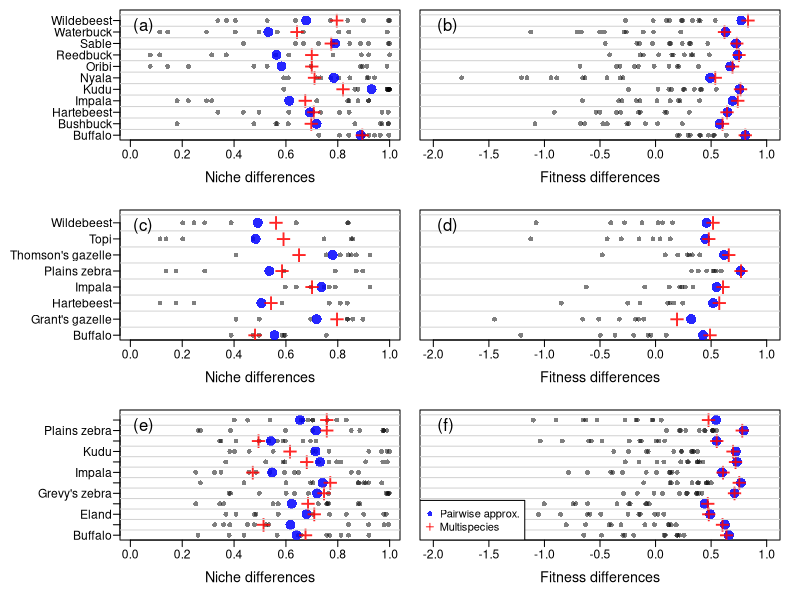
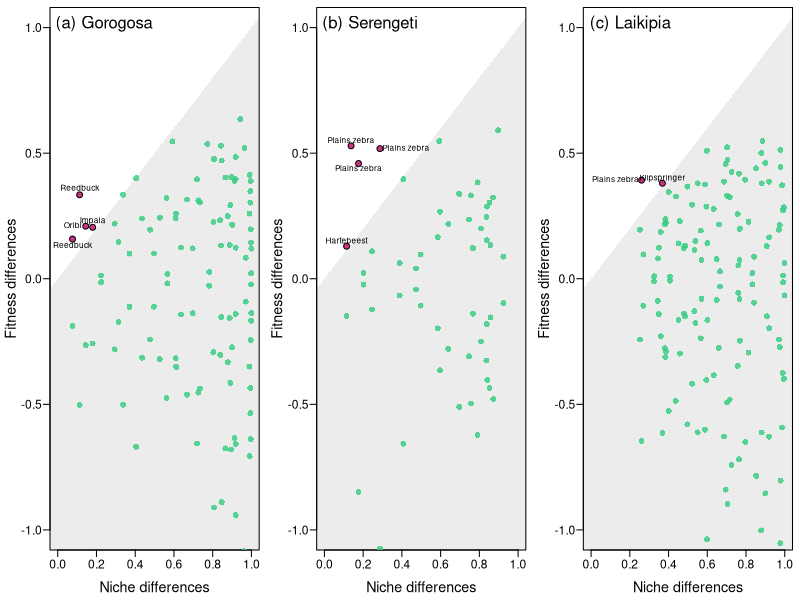

Source code (R) for these figures, in order:
# Load the data
gor.pw <- read.table("Pairwise/Gorongosa.txt", sep="\t", header=T, stringsAsFactors=T)

comm<- read.csv("Processed_data/MCT_combined_data.csv")

png(filename="Figures/Figure 4.png",width=16,height=24,units="cm",res=300)
#pdf(file = "Manuscript/Submission Files/Resubmission/Figure4.pdf", height = 9.44882, width = 6.29921) 

par(mfrow=c(3,2))

# Use a subset of data from Gorongosa
G.sub <- comm[comm$PA=="Gorongosa",]

# Create a sub-matrix with niche differences
par(mai=c(0.6,1.2,0.1,0))


stripchart(gor.pw$N[gor.pw$N!=0] ~gor.pw$Invader[gor.pw$N!=0],              # Data
           method = "stack", # Random noise
           pch = 16,          # Pch symbols
           col = rgb(0,0,0,0.5),           # Color of the symbol
           vertical = FALSE,   # Vertical mode
           add = FALSE,
           cex=1,
           las=1, xlim=c(0,1),
           xlab="Niche differences",cex.axis=1.1, cex.lab= 1.3, mgp=c(2.4,0.6,0)) 

gor.mean <- xtabs(gor.pw$N~gor.pw$Invader) /(length(unique(gor.pw$Invader))-1)         

stripchart(gor.mean~ names(gor.mean),            # Data
           method = "stack", # Random noise
           pch = 16,          # Pch symbols
           col = rgb(0,0,1,0.85),           # Color of the symbol
           vertical = FALSE,   # Vertical mode
           add = TRUE,
           cex=2,
           las=1) 

stripchart(G.sub$N~G.sub$Species,              # Data
           method = "stack", # Random noise
           pch = "+",          # Pch symbols
           col = rgb(1,0,0,0.85),           # Color of the symbol
           vertical = FALSE,   # Vertical mode
           add = TRUE,
           cex=2.5,
           las=1) 
abline(h=seq(0.5,44.5,by=1), col="lightgrey")
mtext("(a)",cex=1., side = 3, adj = 0.05, line = -1.8,font=1)

###############################################################################
par(mai=c(0.6,0.2,0.1,0.2))

stripchart( gor.pw$F[gor.pw$F!=0]~gor.pw$Invader[gor.pw$F!=0],              # Data
           method = "stack", # Random noise
           pch = 16,          # Pch symbols
           col = rgb(0,0,0,0.5),           # Color of the symbol
           vertical = FALSE,   # Vertical mode
           add = FALSE,
           cex=1,
           las=1,
           xlab="Fitness differences",yaxt="n",
           xlim=c(-2,1),cex.axis=1.1, cex.lab= 1.3, mgp=c(2.4,0.6,0))  

RY <- gor.pw$RY ; RY[which(RY<0)]<-0

F.dif <- -gor.pw$RY/(gor.pw$F-1)	

gor.F <- 1 - xtabs(F.dif[gor.pw$F!=0]~gor.pw$Invader[gor.pw$F!=0] )        

stripchart(-gor.F/(1-gor.F) ~ names(gor.F ),            # Data
           method = "stack", # Random noise
           pch = 16,          # Pch symbols
           col = rgb(0,0,1,0.85),           # Color of the symbol
           vertical = FALSE,   # Vertical mode
           add = TRUE,
           cex=2,
           las=1) 

stripchart(G.sub$F~G.sub$Species,              # Data
           method = "stack", # Random noise
           pch = "+",          # Pch symbols
           col = rgb(1,0,0,0.85),           # Color of the symbol
           vertical = FALSE,   # Vertical mode
           add = TRUE,
           cex=2.5,
           las=1) 
abline(h=seq(0.5,44.5,by=1), col="lightgrey")
mtext("(b)",cex=1., side = 3, adj = 0.05, line = -1.8,font=1)

###############################################################################

#############################################################################################3
##############################################################################################
################################################################################################
# Load the data
ser.pw <- read.table("Pairwise/Serengeti.txt", sep="\t", header=T, stringsAsFactors=T)

# Use a subset of data from Gorongosa
S.sub <- comm[comm$PA=="Serengeti",]

# Create a sub-matrix with niche differences
par(mai=c(0.6,1.2,0.1,0))

stripchart(ser.pw$N[ser.pw$N!=0] ~ser.pw$Invader[ser.pw$N!=0],              # Data
           method = "stack", # Random noise
           pch = 16,          # Pch symbols
           col = rgb(0,0,0,0.5),           # Color of the symbol
           vertical = FALSE,   # Vertical mode
           add = FALSE,
           cex=1,
           las=1, xlim=c(0,1),
           xlab="Niche differences",cex.axis=1.1, cex.lab= 1.3, mgp=c(2.4,0.6,0)) 

ser.mean <- xtabs(ser.pw$N~ser.pw$Invader) /(length(unique(ser.pw$Invader))-1)         

stripchart(ser.mean~ names(ser.mean),            # Data
           method = "stack", # Random noise
           pch = 16,          # Pch symbols
           col = rgb(0,0,1,0.85),           # Color of the symbol
           vertical = FALSE,   # Vertical mode
           add = TRUE,
           cex=2,
           las=1) 

stripchart(S.sub$N~S.sub$Species,              # Data
           method = "stack", # Random noise
           pch = "+",          # Pch symbols
           col = rgb(1,0,0,0.85),           # Color of the symbol
           vertical = FALSE,   # Vertical mode
           add = TRUE,
           cex=2.5,
           las=1) 
abline(h=seq(0.5,44.5,by=1), col="lightgrey")

mtext("(c)",cex=1., side = 3, adj = 0.05, line = -1.8,font=1)

###############################################################################

par(mai=c(0.6,0.2,0.1,0.2))

stripchart( ser.pw$F[ser.pw$F!=0]~ser.pw$Invader[ser.pw$F!=0],              # Data
           method = "stack", # Random noise
           pch = 16,          # Pch symbols
           col = rgb(0,0,0,0.5),           # Color of the symbol
           vertical = FALSE,   # Vertical mode
           add = FALSE,
           cex=1,
           las=1,
           xlab="Fitness differences",yaxt="n",
           xlim=c(-2,1),cex.axis=1.1, cex.lab= 1.3, mgp=c(2.4,0.6,0))  

F.dif <- -ser.pw$RY/(ser.pw$F-1)	

ser.F <- 1 - xtabs(F.dif[ser.pw$F!=0]~ser.pw$Invader[ser.pw$F!=0] )        


stripchart(-ser.F/(1-ser.F) ~ names(ser.F ),            # Data
           method = "stack", # Random noise
           pch = 16,          # Pch symbols
           col = rgb(0,0,1,0.85),           # Color of the symbol
           vertical = FALSE,   # Vertical mode
           add = TRUE,
           cex=2,
           las=1) 

stripchart(S.sub$F~S.sub$Species,              # Data
           method = "stack", # Random noise
           pch = "+",          # Pch symbols
           col = rgb(1,0,0,0.85),           # Color of the symbol
           vertical = FALSE,   # Vertical mode
           add = TRUE,
           cex=2.5,
           las=1) 
abline(h=seq(0.5,44.5,by=1), col="lightgrey")

mtext("(d)",cex=1., side = 3, adj = 0.05, line = -1.8,font=1)

###############################################################################

#############################################################################################3
##############################################################################################
################################################################################################
# Load the data
lai.pw <- read.table("Pairwise/Laikipia.txt", sep="\t", header=T, stringsAsFactors=T)

# Use a subset of data from Gorongosa
L.sub <- comm[comm$PA=="Laikipia",]

# Create a sub-matrix with niche differences
par(mai=c(0.6,1.2,0.1,0))

stripchart(lai.pw$N[lai.pw$N!=0] ~lai.pw$Invader[lai.pw$N!=0],              # Data
           method = "stack", # Random noise
           pch = 16,          # Pch symbols
           col = rgb(0,0,0,0.5),           # Color of the symbol
           vertical = FALSE,   # Vertical mode
           add = FALSE,
           cex=1,
           las=1, xlim=c(0,1),
           xlab="Niche differences",cex.axis=1.1, cex.lab= 1.3, mgp=c(2.4,0.6,0)) 

lai.mean <- xtabs(lai.pw$N~lai.pw$Invader) /(length(unique(lai.pw$Invader))-1)         

stripchart(lai.mean~ names(lai.mean),            # Data
           method = "stack", # Random noise
           pch = 16,          # Pch symbols
           col = rgb(0,0,1,0.85),           # Color of the symbol
           vertical = FALSE,   # Vertical mode
           add = TRUE,
           cex=2,
           las=1) 

stripchart(L.sub$N~L.sub$Species,              # Data
           method = "stack", # Random noise
           pch = "+",          # Pch symbols
           col = rgb(1,0,0,0.85),           # Color of the symbol
           vertical = FALSE,   # Vertical mode
           add = TRUE,
           cex=2.5,
           las=1) 
abline(h=seq(0.5,44.5,by=1), col="lightgrey")

mtext("(e)",cex=1., side = 3, adj = 0.05, line = -1.8,font=1)

###############################################################################

par(mai=c(0.6,0.2,0.1,0.2))

stripchart( lai.pw$F[lai.pw$F!=0]~lai.pw$Invader[lai.pw$F!=0],              # Data
           method = "stack", # Random noise
           pch = 16,          # Pch symbols
           col = rgb(0,0,0,0.5),           # Color of the symbol
           vertical = FALSE,   # Vertical mode
           add = FALSE,
           cex=1,
           las=1,
           xlab="Fitness differences",yaxt="n",
           xlim=c(-2,1),cex.axis=1.1, cex.lab= 1.3, mgp=c(2.4,0.6,0))  

F.dif <- -lai.pw$RY/(lai.pw$F-1)	

lai.F <- 1 - xtabs(F.dif[lai.pw$F!=0]~lai.pw$Invader[lai.pw$F!=0] )        

stripchart(-lai.F/(1-lai.F) ~ names(lai.F ),            # Data
           method = "stack", # Random noise
           pch = 16,          # Pch symbols
           col = rgb(0,0,1,0.85),           # Color of the symbol
           vertical = FALSE,   # Vertical mode
           add = TRUE,
           cex=2,
           las=1) 

stripchart(L.sub$F~L.sub$Species,              # Data
           method = "stack", # Random noise
           pch = "+",          # Pch symbols
           col = rgb(1,0,0,0.85),           # Color of the symbol
           vertical = FALSE,   # Vertical mode
           add = TRUE,
           cex=2.5,
           las=1) 
abline(h=seq(0.5,44.5,by=1), col="lightgrey")

mtext("(f)",cex=1., side = 3, adj = 0.05, line = -1.8,font=1)

legend("bottomleft", pch=c(16,3),col=c(rgb(0,0,1,0.85),rgb(1,0,0,0.85)),c("Pairwise approx.", "Multispecies"))

###############################################################################
dev.off()


##################################################################
################################################################3
##################################################################3

pt.sz <- 1.2
pt.col.incl <- rgb(0.2,0.8,0.5,0.8)
pt.col.excl <- rgb(0.8,0.2,0.5,1)

png(filename="Figures/Supp/Figure S7.png",width=22,height=8,units="cm",res=300)

par(mfrow=c(1,3))
par(mai=c(0.5,0.5,0.075,0.075))

plot(0,0, xlim=c(0,1), ylim=c(-1,1),type="n",las=1,
	ylab="Fitness differences",xlab="Niche differences",cex.axis=1.1, cex.lab= 1.3, mgp=c(2.4,0.6,0))
polygon(c(-5,5,5),c(-5,5,-5),col=rgb(0,0,0,0.075), border=NA)

excl <- which(gor.pw$N < gor.pw$F)
points(gor.pw$N[gor.pw$N!=0], gor.pw$F[gor.pw$N!=0], col=pt.col.incl, pch=16, cex=pt.sz)
points(gor.pw$N[excl], gor.pw$F[excl], bg=pt.col.excl, pch=21, cex=pt.sz)

labs <- paste (gor.pw$Invader)#,"\n(",gor.pw$Resident,")", sep = "")
text (gor.pw$N[excl],gor.pw$F[excl],labs[excl], cex=0.75, pos=c(2,3,1,3), offset=0.3)
mtext("(a) Gorogosa",cex=1., side = 3, adj = 0.05, line = -1.8,font=1)


##################################################################################
plot(0,0, xlim=c(0,1), ylim=c(-1,1),type="n",las=1,
	ylab="Fitness differences",xlab="Niche differences",cex.axis=1.1, cex.lab= 1.3, mgp=c(2.4,0.6,0))
polygon(c(-5,5,5),c(-5,5,-5),col=rgb(0,0,0,0.075), border=NA)

excl <- which(ser.pw$N < ser.pw$F)
points(ser.pw$N[ser.pw$N!=0], ser.pw$F[ser.pw$N!=0], col=pt.col.incl, pch=16, cex=pt.sz)
points(ser.pw$N[excl], ser.pw$F[excl], bg=pt.col.excl, pch=21, cex=pt.sz)

labs <- paste (ser.pw$Invader)#,"\n(",gor.pw$Resident,")")
text (ser.pw$N[excl],ser.pw$F[excl],labs[excl], cex=0.75, pos=c(1,4,3,3), offset=0.2)

mtext("(b) Serengeti",cex=1., side = 3, adj = 0.05, line = -1.8,font=1)

##################################################################################

plot(0,0, xlim=c(0,1), ylim=c(-1,1),type="n",las=1,
	ylab="Fitness differences",xlab="Niche differences",cex.axis=1.1, cex.lab= 1.3, mgp=c(2.4,0.6,0))
polygon(c(-5,5,5),c(-5,5,-5),col=rgb(0,0,0,0.075), border=NA)

excl <- which(lai.pw$N < lai.pw$F)

points(lai.pw$N[lai.pw$N!=0], lai.pw$F[lai.pw$N!=0], col=pt.col.incl, pch=16, cex=pt.sz)
points(lai.pw$N[excl], lai.pw$F[excl], bg=pt.col.excl, pch=21, cex=pt.sz)


labs <- paste (lai.pw$Invader)#,"\n(",gor.pw$Resident,")")
text (lai.pw$N[excl],lai.pw$F[excl],labs[excl], cex=0.75,, pos=c(2,3), offset=0.2)

mtext("(c) Laikipia",cex=1., side = 3, adj = 0.05, line = -1.8,font=1)

dev.off()
##################################################################################
